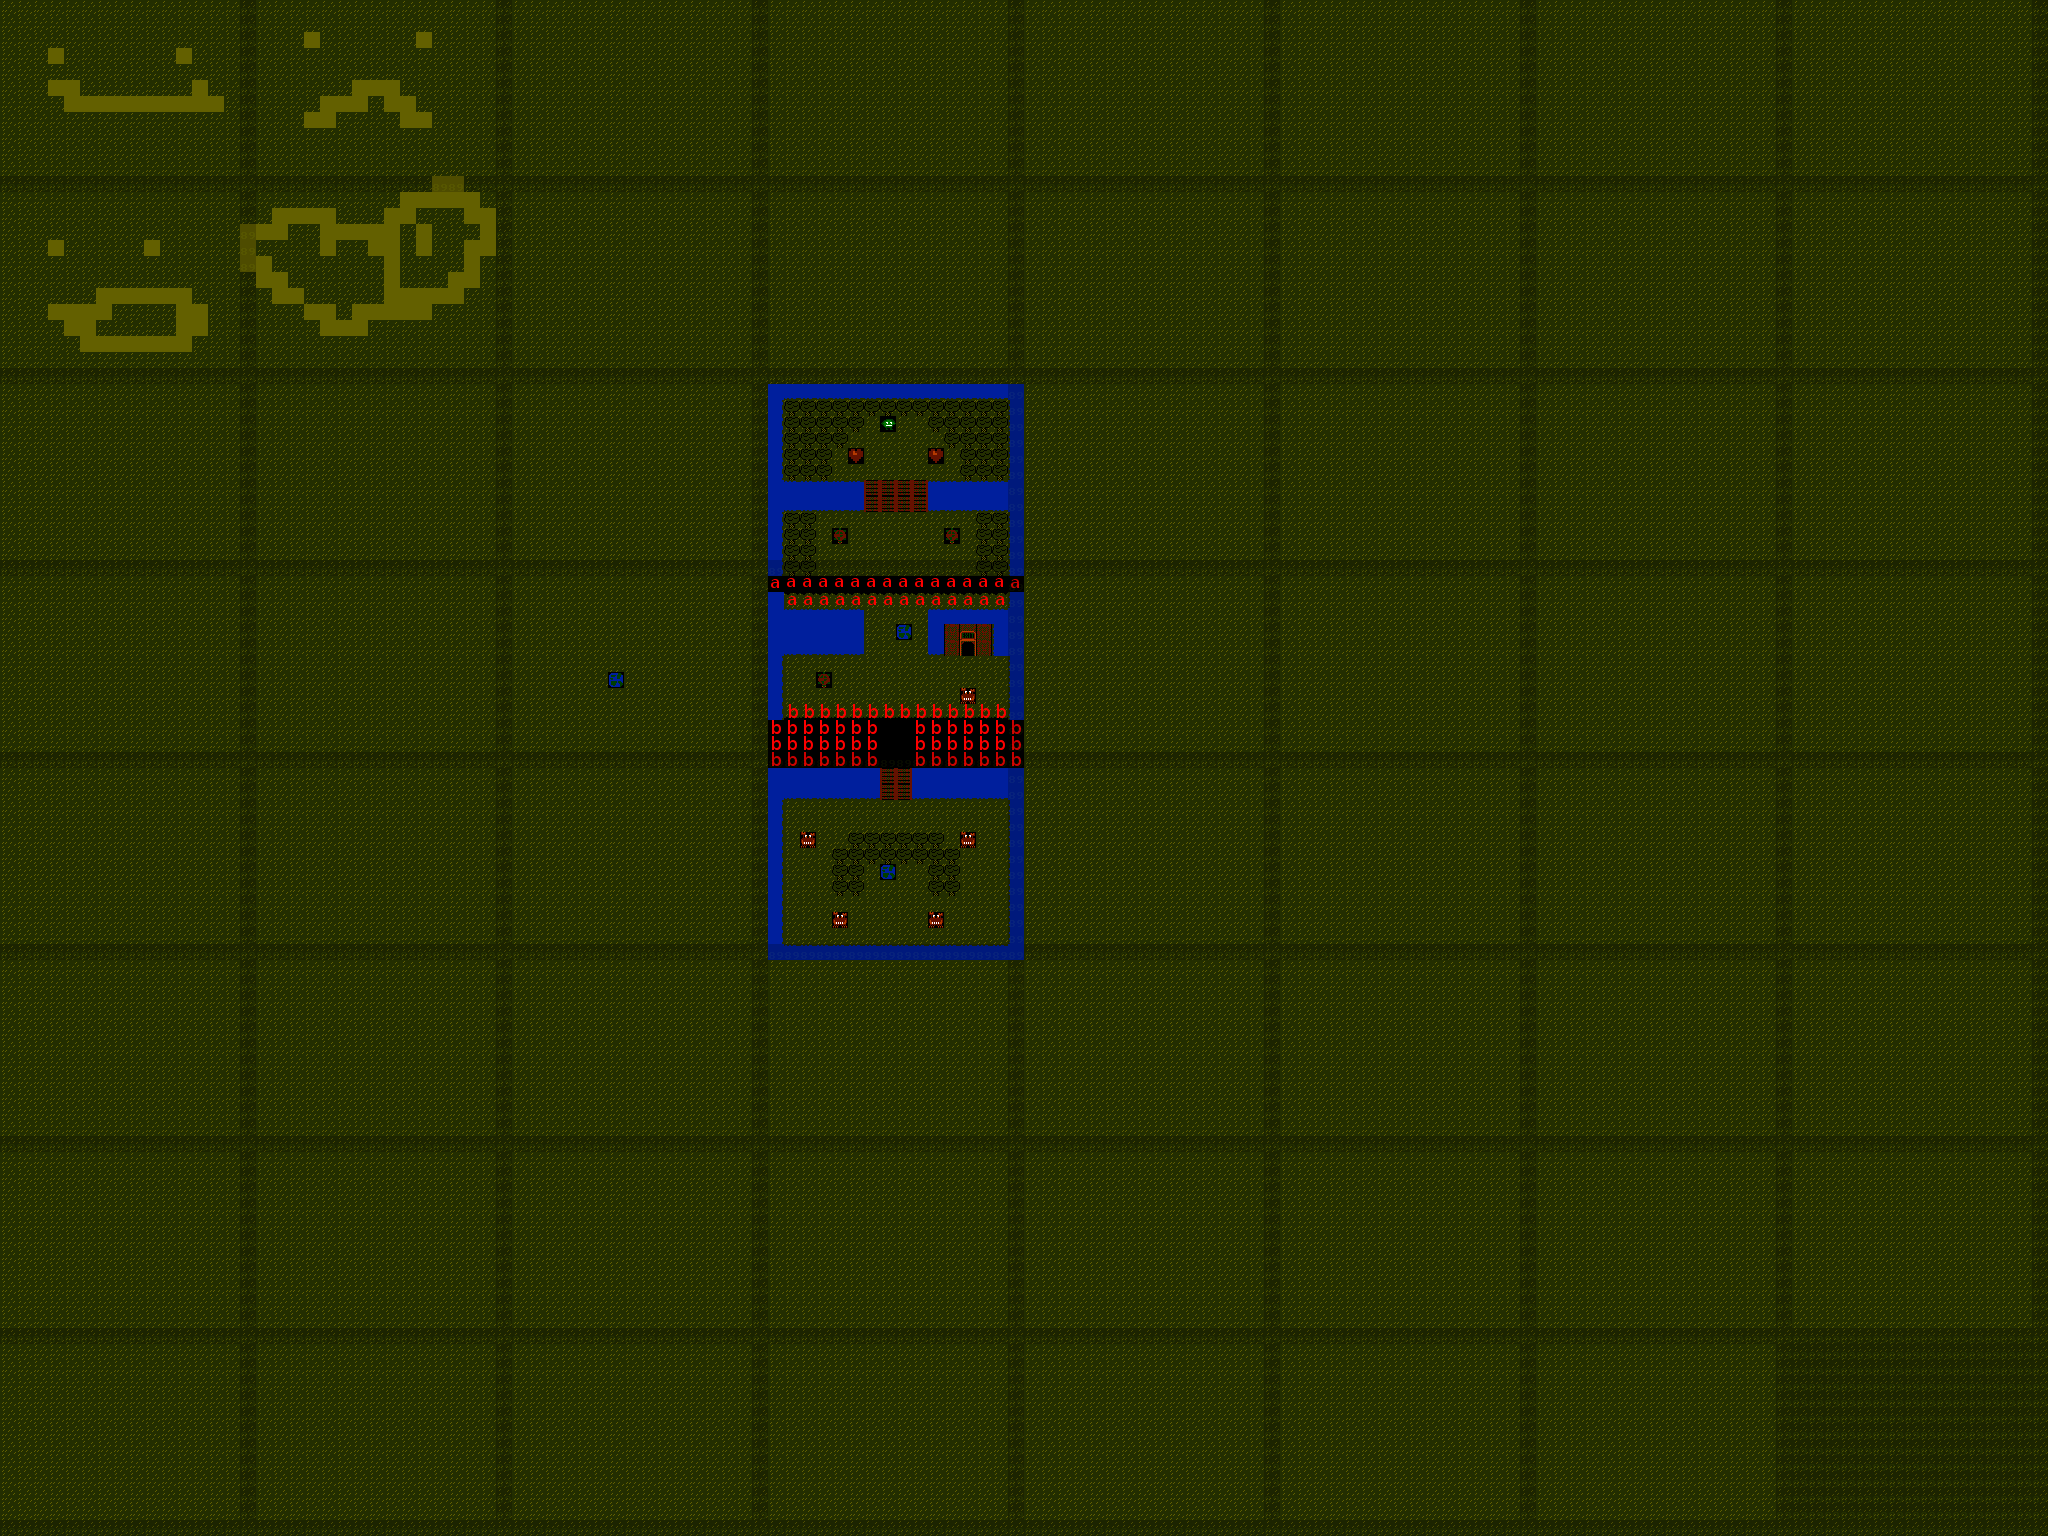

A level layout from a 2D game, rendered from its tile map. Below: a short description, then the map file with tile-grid data replaced by summaries:
An orthogonal 128x96 tile map with 16x16 px tiles, 3 tile layers (Tile Layer 1, GRID, Sprite Layer), 2 tilesets.

<map version="1.0" orientation="orthogonal" renderorder="right-down" width="128" height="96" tilewidth="16" tileheight="16" nextobjectid="1">
 <tileset firstgid="1" name="Main" tilewidth="16" tileheight="16" tilecount="256" columns="8">
  <image source="../graphics/main_tiled.png" width="128" height="512" />
 </tileset>
 <tileset firstgid="257" name="Sprites" tilewidth="16" tileheight="16" tilecount="64" columns="8">
  <image source="../graphics/sprites.bmp" width="128" height="128" />
 </tileset>
 <layer name="Tile Layer 1" width="128" height="96">
  <data>[12288 cells, 12288 non-empty, 20 distinct tile ids]</data>
 </layer>
 <layer name="GRID" width="128" height="96" opacity="0.21">
  <data>[12288 cells, 1893 non-empty, 1 distinct tile ids]</data>
 </layer>
 <layer name="Sprite Layer" width="128" height="96">
  <data>[12288 cells, 14 non-empty, 5 distinct tile ids]</data>
 </layer>
</map>
